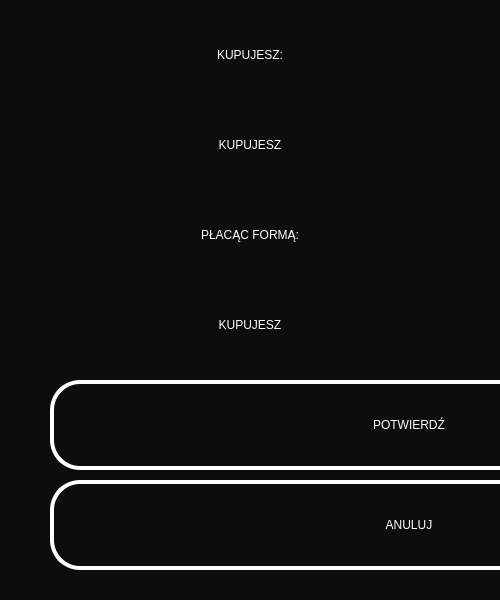
<?xml version="1.0" encoding="UTF-8"?>
<ui version="4.0">
 <class>ConfirmPurchaseScreen</class>
 <widget class="QDialog" name="ConfirmPurchaseScreen">
  <property name="geometry">
   <rect>
    <x>0</x>
    <y>0</y>
    <width>500</width>
    <height>600</height>
   </rect>
  </property>
  <property name="windowTitle">
   <string>Dialog</string>
  </property>
  <property name="styleSheet">
   <string notr="true">background-color: rgb(13, 13, 13);</string>
  </property>
  <widget class="QLabel" name="kupujesz">
   <property name="geometry">
    <rect>
     <x>150</x>
     <y>10</y>
     <width>200</width>
     <height>90</height>
    </rect>
   </property>
   <property name="minimumSize">
    <size>
     <width>200</width>
     <height>90</height>
    </size>
   </property>
   <property name="maximumSize">
    <size>
     <width>200</width>
     <height>90</height>
    </size>
   </property>
   <property name="layoutDirection">
    <enum>Qt::RightToLeft</enum>
   </property>
   <property name="styleSheet">
    <string notr="true">font: 75 30pt &quot;Tahoma&quot;;
color: rgb(255, 255, 255);</string>
   </property>
   <property name="text">
    <string>KUPUJESZ:</string>
   </property>
   <property name="alignment">
    <set>Qt::AlignCenter</set>
   </property>
  </widget>
  <widget class="QLabel" name="typKarnetu">
   <property name="geometry">
    <rect>
     <x>0</x>
     <y>100</y>
     <width>500</width>
     <height>90</height>
    </rect>
   </property>
   <property name="minimumSize">
    <size>
     <width>200</width>
     <height>90</height>
    </size>
   </property>
   <property name="maximumSize">
    <size>
     <width>500</width>
     <height>90</height>
    </size>
   </property>
   <property name="layoutDirection">
    <enum>Qt::RightToLeft</enum>
   </property>
   <property name="styleSheet">
    <string notr="true">font: 75 30pt &quot;Tahoma&quot;;
color: rgb(255, 255, 255);</string>
   </property>
   <property name="text">
    <string>KUPUJESZ</string>
   </property>
   <property name="alignment">
    <set>Qt::AlignCenter</set>
   </property>
  </widget>
  <widget class="QLabel" name="forma">
   <property name="geometry">
    <rect>
     <x>50</x>
     <y>190</y>
     <width>400</width>
     <height>90</height>
    </rect>
   </property>
   <property name="minimumSize">
    <size>
     <width>400</width>
     <height>90</height>
    </size>
   </property>
   <property name="maximumSize">
    <size>
     <width>200</width>
     <height>90</height>
    </size>
   </property>
   <property name="layoutDirection">
    <enum>Qt::RightToLeft</enum>
   </property>
   <property name="styleSheet">
    <string notr="true">font: 75 30pt &quot;Tahoma&quot;;
color: rgb(255, 255, 255);</string>
   </property>
   <property name="text">
    <string>PŁACĄC FORMĄ:</string>
   </property>
   <property name="alignment">
    <set>Qt::AlignCenter</set>
   </property>
  </widget>
  <widget class="QLabel" name="typFormy">
   <property name="geometry">
    <rect>
     <x>0</x>
     <y>280</y>
     <width>500</width>
     <height>90</height>
    </rect>
   </property>
   <property name="minimumSize">
    <size>
     <width>200</width>
     <height>90</height>
    </size>
   </property>
   <property name="maximumSize">
    <size>
     <width>500</width>
     <height>90</height>
    </size>
   </property>
   <property name="layoutDirection">
    <enum>Qt::RightToLeft</enum>
   </property>
   <property name="styleSheet">
    <string notr="true">font: 75 30pt &quot;Tahoma&quot;;
color: rgb(255, 255, 255);</string>
   </property>
   <property name="text">
    <string>KUPUJESZ</string>
   </property>
   <property name="alignment">
    <set>Qt::AlignCenter</set>
   </property>
  </widget>
  <widget class="QPushButton" name="powrot">
   <property name="geometry">
    <rect>
     <x>50</x>
     <y>380</y>
     <width>400</width>
     <height>90</height>
    </rect>
   </property>
   <property name="minimumSize">
    <size>
     <width>400</width>
     <height>90</height>
    </size>
   </property>
   <property name="maximumSize">
    <size>
     <width>718</width>
     <height>90</height>
    </size>
   </property>
   <property name="styleSheet">
    <string notr="true">background-color: rgb(13, 13, 13);
border-style: solid;
border-width:4px;
border-radius:30px;
border-color: white;
max-width:710px;
max-height:82px;
min-width:710px;
min-height:82px;

font: 75 30pt &quot;Tahoma&quot;;
color: rgb(255, 255, 255);</string>
   </property>
   <property name="text">
    <string>POTWIERDŹ</string>
   </property>
  </widget>
  <widget class="QPushButton" name="powrot_2">
   <property name="geometry">
    <rect>
     <x>50</x>
     <y>480</y>
     <width>400</width>
     <height>90</height>
    </rect>
   </property>
   <property name="minimumSize">
    <size>
     <width>400</width>
     <height>90</height>
    </size>
   </property>
   <property name="maximumSize">
    <size>
     <width>718</width>
     <height>90</height>
    </size>
   </property>
   <property name="styleSheet">
    <string notr="true">background-color: rgb(13, 13, 13);
border-style: solid;
border-width:4px;
border-radius:30px;
border-color: white;
max-width:710px;
max-height:82px;
min-width:710px;
min-height:82px;

font: 75 30pt &quot;Tahoma&quot;;
color: rgb(255, 255, 255);</string>
   </property>
   <property name="text">
    <string>ANULUJ</string>
   </property>
  </widget>
 </widget>
 <resources/>
 <connections/>
</ui>
